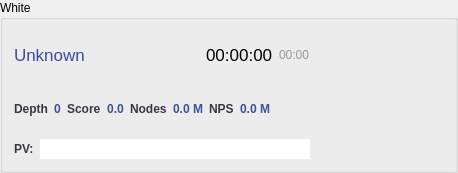
      <widget class="QGroupBox" name="whiteGroup">
       <property name="title">
        <string>White</string>
       </property>
       <layout class="QHBoxLayout" name="horizontalLayout_8">
        <item>
         <layout class="QVBoxLayout" name="verticalLayout_2">
          <item>
           <layout class="QHBoxLayout" name="horizontalLayout">
            <item>
             <widget class="QLabel" name="engineLabel">
              <property name="palette">
               <palette>
                <active>
                 <colorrole role="WindowText">
                  <brush brushstyle="SolidPattern">
                   <color alpha="255">
                    <red>58</red>
                    <green>74</green>
                    <blue>166</blue>
                   </color>
                  </brush>
                 </colorrole>
                </active>
                <inactive>
                 <colorrole role="WindowText">
                  <brush brushstyle="SolidPattern">
                   <color alpha="255">
                    <red>58</red>
                    <green>74</green>
                    <blue>166</blue>
                   </color>
                  </brush>
                 </colorrole>
                </inactive>
                <disabled>
                 <colorrole role="WindowText">
                  <brush brushstyle="SolidPattern">
                   <color alpha="255">
                    <red>120</red>
                    <green>120</green>
                    <blue>120</blue>
                   </color>
                  </brush>
                 </colorrole>
                </disabled>
               </palette>
              </property>
              <property name="font">
               <font>
                <pointsize>13</pointsize>
                <weight>50</weight>
                <bold>false</bold>
               </font>
              </property>
              <property name="text">
               <string>Unknown</string>
              </property>
             </widget>
            </item>
            <item>
             <spacer name="horizontalSpacer">
              <property name="orientation">
               <enum>Qt::Horizontal</enum>
              </property>
              <property name="sizeHint" stdset="0">
               <size>
                <width>40</width>
                <height>20</height>
               </size>
              </property>
             </spacer>
            </item>
            <item>
             <widget class="QLabel" name="remainingLabel">
              <property name="font">
               <font>
                <pointsize>13</pointsize>
               </font>
              </property>
              <property name="text">
               <string>00:00:00</string>
              </property>
             </widget>
            </item>
            <item>
             <widget class="QLabel" name="actualLabel">
              <property name="palette">
               <palette>
                <active>
                 <colorrole role="WindowText">
                  <brush brushstyle="SolidPattern">
                   <color alpha="255">
                    <red>153</red>
                    <green>153</green>
                    <blue>153</blue>
                   </color>
                  </brush>
                 </colorrole>
                </active>
                <inactive>
                 <colorrole role="WindowText">
                  <brush brushstyle="SolidPattern">
                   <color alpha="255">
                    <red>153</red>
                    <green>153</green>
                    <blue>153</blue>
                   </color>
                  </brush>
                 </colorrole>
                </inactive>
                <disabled>
                 <colorrole role="WindowText">
                  <brush brushstyle="SolidPattern">
                   <color alpha="255">
                    <red>120</red>
                    <green>120</green>
                    <blue>120</blue>
                   </color>
                  </brush>
                 </colorrole>
                </disabled>
               </palette>
              </property>
              <property name="text">
               <string>00:00</string>
              </property>
             </widget>
            </item>
           </layout>
          </item>
          <item>
           <layout class="QGridLayout" name="gridLayout">
            <item row="1" column="5">
             <widget class="QLabel" name="nodesLabel">
              <property name="palette">
               <palette>
                <active>
                 <colorrole role="WindowText">
                  <brush brushstyle="SolidPattern">
                   <color alpha="255">
                    <red>59</red>
                    <green>82</green>
                    <blue>157</blue>
                   </color>
                  </brush>
                 </colorrole>
                </active>
                <inactive>
                 <colorrole role="WindowText">
                  <brush brushstyle="SolidPattern">
                   <color alpha="255">
                    <red>59</red>
                    <green>82</green>
                    <blue>157</blue>
                   </color>
                  </brush>
                 </colorrole>
                </inactive>
                <disabled>
                 <colorrole role="WindowText">
                  <brush brushstyle="SolidPattern">
                   <color alpha="255">
                    <red>120</red>
                    <green>120</green>
                    <blue>120</blue>
                   </color>
                  </brush>
                 </colorrole>
                </disabled>
               </palette>
              </property>
              <property name="font">
               <font>
                <pointsize>9</pointsize>
                <weight>75</weight>
                <bold>true</bold>
               </font>
              </property>
              <property name="text">
               <string>0.0 M</string>
              </property>
              <property name="alignment">
               <set>Qt::AlignCenter</set>
              </property>
             </widget>
            </item>
            <item row="1" column="3">
             <widget class="QLabel" name="scoreLabel">
              <property name="palette">
               <palette>
                <active>
                 <colorrole role="WindowText">
                  <brush brushstyle="SolidPattern">
                   <color alpha="255">
                    <red>59</red>
                    <green>82</green>
                    <blue>157</blue>
                   </color>
                  </brush>
                 </colorrole>
                </active>
                <inactive>
                 <colorrole role="WindowText">
                  <brush brushstyle="SolidPattern">
                   <color alpha="255">
                    <red>59</red>
                    <green>82</green>
                    <blue>157</blue>
                   </color>
                  </brush>
                 </colorrole>
                </inactive>
                <disabled>
                 <colorrole role="WindowText">
                  <brush brushstyle="SolidPattern">
                   <color alpha="255">
                    <red>120</red>
                    <green>120</green>
                    <blue>120</blue>
                   </color>
                  </brush>
                 </colorrole>
                </disabled>
               </palette>
              </property>
              <property name="font">
               <font>
                <pointsize>9</pointsize>
                <weight>75</weight>
                <bold>true</bold>
               </font>
              </property>
              <property name="text">
               <string>0.0</string>
              </property>
              <property name="alignment">
               <set>Qt::AlignCenter</set>
              </property>
             </widget>
            </item>
            <item row="1" column="7">
             <widget class="QLabel" name="npsLabel">
              <property name="palette">
               <palette>
                <active>
                 <colorrole role="WindowText">
                  <brush brushstyle="SolidPattern">
                   <color alpha="255">
                    <red>59</red>
                    <green>82</green>
                    <blue>157</blue>
                   </color>
                  </brush>
                 </colorrole>
                </active>
                <inactive>
                 <colorrole role="WindowText">
                  <brush brushstyle="SolidPattern">
                   <color alpha="255">
                    <red>59</red>
                    <green>82</green>
                    <blue>157</blue>
                   </color>
                  </brush>
                 </colorrole>
                </inactive>
                <disabled>
                 <colorrole role="WindowText">
                  <brush brushstyle="SolidPattern">
                   <color alpha="255">
                    <red>120</red>
                    <green>120</green>
                    <blue>120</blue>
                   </color>
                  </brush>
                 </colorrole>
                </disabled>
               </palette>
              </property>
              <property name="font">
               <font>
                <pointsize>9</pointsize>
                <weight>75</weight>
                <bold>true</bold>
               </font>
              </property>
              <property name="text">
               <string>0.0 M</string>
              </property>
              <property name="alignment">
               <set>Qt::AlignCenter</set>
              </property>
             </widget>
            </item>
            <item row="1" column="1">
             <widget class="QLabel" name="depthLabel">
              <property name="palette">
               <palette>
                <active>
                 <colorrole role="WindowText">
                  <brush brushstyle="SolidPattern">
                   <color alpha="255">
                    <red>59</red>
                    <green>82</green>
                    <blue>157</blue>
                   </color>
                  </brush>
                 </colorrole>
                </active>
                <inactive>
                 <colorrole role="WindowText">
                  <brush brushstyle="SolidPattern">
                   <color alpha="255">
                    <red>59</red>
                    <green>82</green>
                    <blue>157</blue>
                   </color>
                  </brush>
                 </colorrole>
                </inactive>
                <disabled>
                 <colorrole role="WindowText">
                  <brush brushstyle="SolidPattern">
                   <color alpha="255">
                    <red>120</red>
                    <green>120</green>
                    <blue>120</blue>
                   </color>
                  </brush>
                 </colorrole>
                </disabled>
               </palette>
              </property>
              <property name="font">
               <font>
                <pointsize>9</pointsize>
                <weight>75</weight>
                <bold>true</bold>
               </font>
              </property>
              <property name="text">
               <string>0</string>
              </property>
              <property name="alignment">
               <set>Qt::AlignCenter</set>
              </property>
             </widget>
            </item>
            <item row="1" column="0">
             <widget class="QLabel" name="label_2">
              <property name="palette">
               <palette>
                <active>
                 <colorrole role="WindowText">
                  <brush brushstyle="SolidPattern">
                   <color alpha="255">
                    <red>59</red>
                    <green>54</green>
                    <blue>70</blue>
                   </color>
                  </brush>
                 </colorrole>
                </active>
                <inactive>
                 <colorrole role="WindowText">
                  <brush brushstyle="SolidPattern">
                   <color alpha="255">
                    <red>59</red>
                    <green>54</green>
                    <blue>70</blue>
                   </color>
                  </brush>
                 </colorrole>
                </inactive>
                <disabled>
                 <colorrole role="WindowText">
                  <brush brushstyle="SolidPattern">
                   <color alpha="255">
                    <red>120</red>
                    <green>120</green>
                    <blue>120</blue>
                   </color>
                  </brush>
                 </colorrole>
                </disabled>
               </palette>
              </property>
              <property name="font">
               <font>
                <pointsize>9</pointsize>
                <weight>75</weight>
                <bold>true</bold>
               </font>
              </property>
              <property name="text">
               <string>Depth</string>
              </property>
             </widget>
            </item>
            <item row="1" column="6">
             <widget class="QLabel" name="label_5">
              <property name="palette">
               <palette>
                <active>
                 <colorrole role="WindowText">
                  <brush brushstyle="SolidPattern">
                   <color alpha="255">
                    <red>59</red>
                    <green>54</green>
                    <blue>70</blue>
                   </color>
                  </brush>
                 </colorrole>
                </active>
                <inactive>
                 <colorrole role="WindowText">
                  <brush brushstyle="SolidPattern">
                   <color alpha="255">
                    <red>59</red>
                    <green>54</green>
                    <blue>70</blue>
                   </color>
                  </brush>
                 </colorrole>
                </inactive>
                <disabled>
                 <colorrole role="WindowText">
                  <brush brushstyle="SolidPattern">
                   <color alpha="255">
                    <red>120</red>
                    <green>120</green>
                    <blue>120</blue>
                   </color>
                  </brush>
                 </colorrole>
                </disabled>
               </palette>
              </property>
              <property name="font">
               <font>
                <pointsize>9</pointsize>
                <weight>75</weight>
                <bold>true</bold>
               </font>
              </property>
              <property name="text">
               <string>NPS</string>
              </property>
             </widget>
            </item>
            <item row="1" column="2">
             <widget class="QLabel" name="label_3">
              <property name="palette">
               <palette>
                <active>
                 <colorrole role="WindowText">
                  <brush brushstyle="SolidPattern">
                   <color alpha="255">
                    <red>59</red>
                    <green>54</green>
                    <blue>70</blue>
                   </color>
                  </brush>
                 </colorrole>
                </active>
                <inactive>
                 <colorrole role="WindowText">
                  <brush brushstyle="SolidPattern">
                   <color alpha="255">
                    <red>59</red>
                    <green>54</green>
                    <blue>70</blue>
                   </color>
                  </brush>
                 </colorrole>
                </inactive>
                <disabled>
                 <colorrole role="WindowText">
                  <brush brushstyle="SolidPattern">
                   <color alpha="255">
                    <red>120</red>
                    <green>120</green>
                    <blue>120</blue>
                   </color>
                  </brush>
                 </colorrole>
                </disabled>
               </palette>
              </property>
              <property name="font">
               <font>
                <pointsize>9</pointsize>
                <weight>75</weight>
                <bold>true</bold>
               </font>
              </property>
              <property name="text">
               <string>Score</string>
              </property>
             </widget>
            </item>
            <item row="1" column="4">
             <widget class="QLabel" name="label_4">
              <property name="palette">
               <palette>
                <active>
                 <colorrole role="WindowText">
                  <brush brushstyle="SolidPattern">
                   <color alpha="255">
                    <red>59</red>
                    <green>54</green>
                    <blue>70</blue>
                   </color>
                  </brush>
                 </colorrole>
                </active>
                <inactive>
                 <colorrole role="WindowText">
                  <brush brushstyle="SolidPattern">
                   <color alpha="255">
                    <red>59</red>
                    <green>54</green>
                    <blue>70</blue>
                   </color>
                  </brush>
                 </colorrole>
                </inactive>
                <disabled>
                 <colorrole role="WindowText">
                  <brush brushstyle="SolidPattern">
                   <color alpha="255">
                    <red>120</red>
                    <green>120</green>
                    <blue>120</blue>
                   </color>
                  </brush>
                 </colorrole>
                </disabled>
               </palette>
              </property>
              <property name="font">
               <font>
                <pointsize>9</pointsize>
                <weight>75</weight>
                <bold>true</bold>
               </font>
              </property>
              <property name="text">
               <string>Nodes</string>
              </property>
             </widget>
            </item>
            <item row="1" column="8">
             <spacer name="horizontalSpacer_5">
              <property name="orientation">
               <enum>Qt::Horizontal</enum>
              </property>
              <property name="sizeHint" stdset="0">
               <size>
                <width>40</width>
                <height>20</height>
               </size>
              </property>
             </spacer>
            </item>
           </layout>
          </item>
          <item>
           <layout class="QHBoxLayout" name="horizontalLayout_5" stretch="0,0">
            <item>
             <widget class="QLabel" name="label">
              <property name="palette">
               <palette>
                <active>
                 <colorrole role="WindowText">
                  <brush brushstyle="SolidPattern">
                   <color alpha="255">
                    <red>59</red>
                    <green>54</green>
                    <blue>70</blue>
                   </color>
                  </brush>
                 </colorrole>
                </active>
                <inactive>
                 <colorrole role="WindowText">
                  <brush brushstyle="SolidPattern">
                   <color alpha="255">
                    <red>59</red>
                    <green>54</green>
                    <blue>70</blue>
                   </color>
                  </brush>
                 </colorrole>
                </inactive>
                <disabled>
                 <colorrole role="WindowText">
                  <brush brushstyle="SolidPattern">
                   <color alpha="255">
                    <red>120</red>
                    <green>120</green>
                    <blue>120</blue>
                   </color>
                  </brush>
                 </colorrole>
                </disabled>
               </palette>
              </property>
              <property name="font">
               <font>
                <pointsize>9</pointsize>
                <weight>75</weight>
                <bold>true</bold>
               </font>
              </property>
              <property name="text">
               <string>PV:</string>
              </property>
             </widget>
            </item>
            <item>
             <widget class="QLineEdit" name="pvEdit">
              <property name="text">
               <string notr="true"/>
              </property>
              <property name="frame">
               <bool>false</bool>
              </property>
              <property name="readOnly">
               <bool>true</bool>
              </property>
             </widget>
            </item>
           </layout>
          </item>
         </layout>
        </item>
        <item>
         <widget class="QWidget" name="boardWidget" native="true">
          <property name="minimumSize">
           <size>
            <width>128</width>
            <height>128</height>
           </size>
          </property>
          <property name="maximumSize">
           <size>
            <width>128</width>
            <height>128</height>
           </size>
          </property>
         </widget>
        </item>
       </layout>
      </widget>
